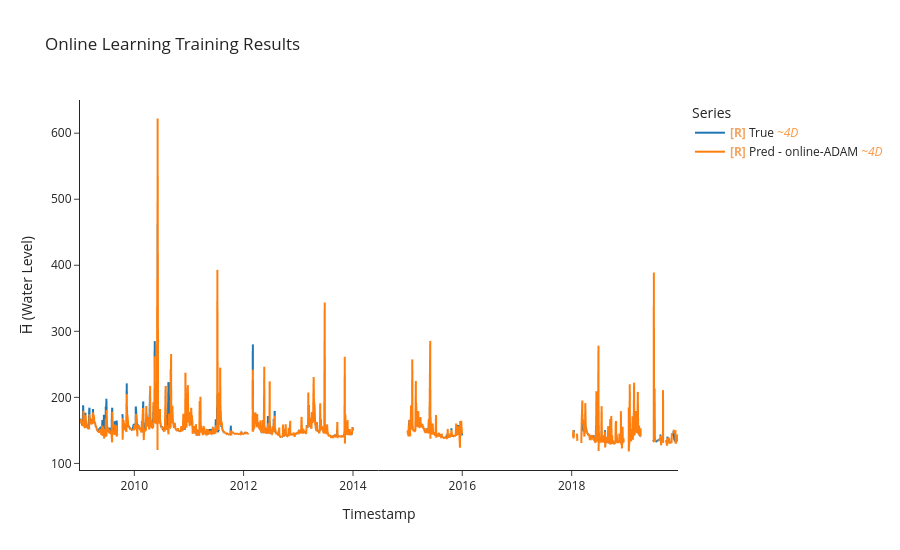

The notebook cell saved with this chart:
### Markdown cell above
## Online Training using ADAM

### Code cell
model, optimizer, criterion = build_mlp(LOOKBACK*N_FEATURES, HORIZON)

y_true, y_pred, time_indices, cutom_adam_batch_losses = uf.train_model_online(model, optimizer,criterion,
                                                                              train_ds, train_df,
                                                                              LOOKBACK, HORIZON, BATCH_SIZE)
#training results
uf.calculate_metrics_and_plot({"online-ADAM": (y_true, y_pred, time_indices)}, 
                              plot_title="Online Learning Training Results",
                              export_metrics= True,
                              export_html= True,
                              export_file_name='results/training/Online Learning Training Results')

### Figure 1 — Plotly figure (JSON) as saved in the notebook; plotly's stock layout.template omitted (floating-point values rounded to 4 significant figures; data arrays with more than 128 entries replaced by an {"elided": "..."} marker saying what was removed)
{"data": [{"hovertemplate": "Legend=True<br>Timestamp=%{x}<br>H̅ (Water Level)=%{y}<extra></extra>", "legendgroup": "True", "line": {"color": "#1f77b4", "dash": "solid", "width": 2}, "marker": {"symbol": "circle"}, "mode": "lines", "name": "<b style=\"color:sandybrown\">[R]</b> True <i style=\"color:#fc9944\">~4D</i>", "showlegend": true, "type": "scattergl", "uid": "8c68dfc2-a612-4e3a-bd4a-4fa2fbebcdd0", "x": {"elided": "1011 str values"}, "xaxis": "x", "y": {"elided": "1011 float values"}, "yaxis": "y"}, {"hovertemplate": "Legend=Pred - online-ADAM<br>Timestamp=%{x}<br>H̅ (Water Level)=%{y}<extra></extra>", "legendgroup": "Pred - online-ADAM", "line": {"color": "#ff7f0e", "dash": "solid", "width": 2}, "marker": {"symbol": "circle"}, "mode": "lines", "name": "<b style=\"color:sandybrown\">[R]</b> Pred - online-ADAM <i style=\"color:#fc9944\">~4D</i>", "showlegend": true, "type": "scattergl", "uid": "faeaab27-e8e2-4f8a-90cb-510f8e13eafc", "x": {"elided": "1014 str values"}, "xaxis": "x", "y": {"elided": "1014 float values"}, "yaxis": "y"}], "layout": {"height": 550, "legend": {"title": {"text": "Series"}, "tracegroupgap": 0}, "title": {"text": "Online Learning Training Results"}, "xaxis": {"anchor": "y", "domain": [0, 1], "title": {"text": "Timestamp"}}, "yaxis": {"anchor": "x", "domain": [0, 1], "title": {"text": "H̅ (Water Level)"}}}}
